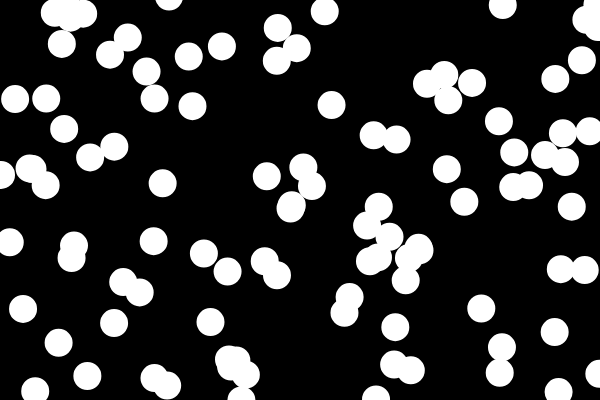
Frame 1 (no input)
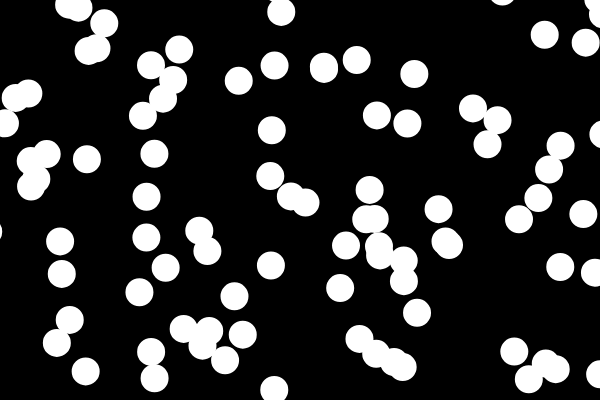
Frame 60 (no input)
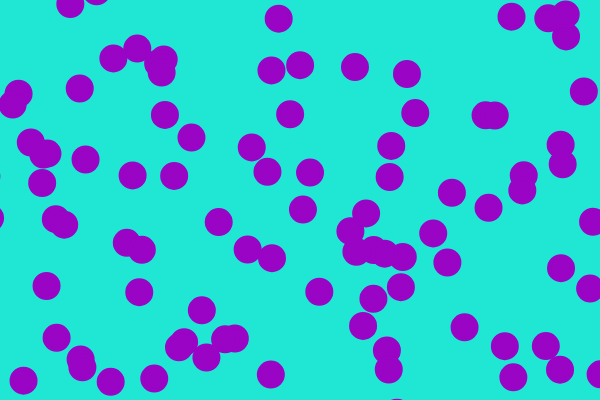
Frame 120 (the mouse pressed at the canvas centre since frame 60)

The p5.js sketch that drew these frames (run headless with seeded random() and noise() and a simulated clock; from frame 60 on, the mouse is pressed at the canvas centre):

// p5.js sketch
// ── sketch.js
let bubble1;
let bubble2;
let balls = [];
let numballs = 100;
let lastColorChangeTime = 0;
let backgroundColor;
let ballColor;

function setup() {
  createCanvas(600, 400);
  bubble1 = new Bubble(600, 0, 5); // x, y, speed starts at top right
  bubble2 = new Bubble(300, 200, 10); // x, y, speed goes twice as fast as b1
  for (let i = 0; i < numballs; i++) {
    balls[i] = new Bubble(random(600), random(400), random(10));
  }
  backgroundColor = color(0); // Initialize background color to black
  ballColor = color(255); // Initialize ball color to white
}

function draw() {
  // Check if 2 seconds have passed since the last color change
  if (millis() - lastColorChangeTime >= 2000) {
    // Change background and ball colors
    backgroundColor = color(random(255), random(255), random(255));
    ballColor = color(random(255), random(255), random(255));
    lastColorChangeTime = millis();
  }

  background(backgroundColor,50);

  bubble1.move();
  bubble1.show();
  bubble2.move();
  bubble2.show();
  for (let i = 0; i < numballs; i++) {
    balls[i].move();
    balls[i].show();
  }
}

class Bubble {
  constructor(_x, _y, _s) {
    this.x = _x;
    this.y = _y;
    this.s = _s;
  }

  move() {
    this.x = this.x + random(-this.s, this.s);
    this.y = this.y + random(-this.s, this.s);
  }

  show() {
    stroke(ballColor);
    strokeWeight(4);
    fill(ballColor);
    ellipse(this.x, this.y, 24, 24);
  }
}
